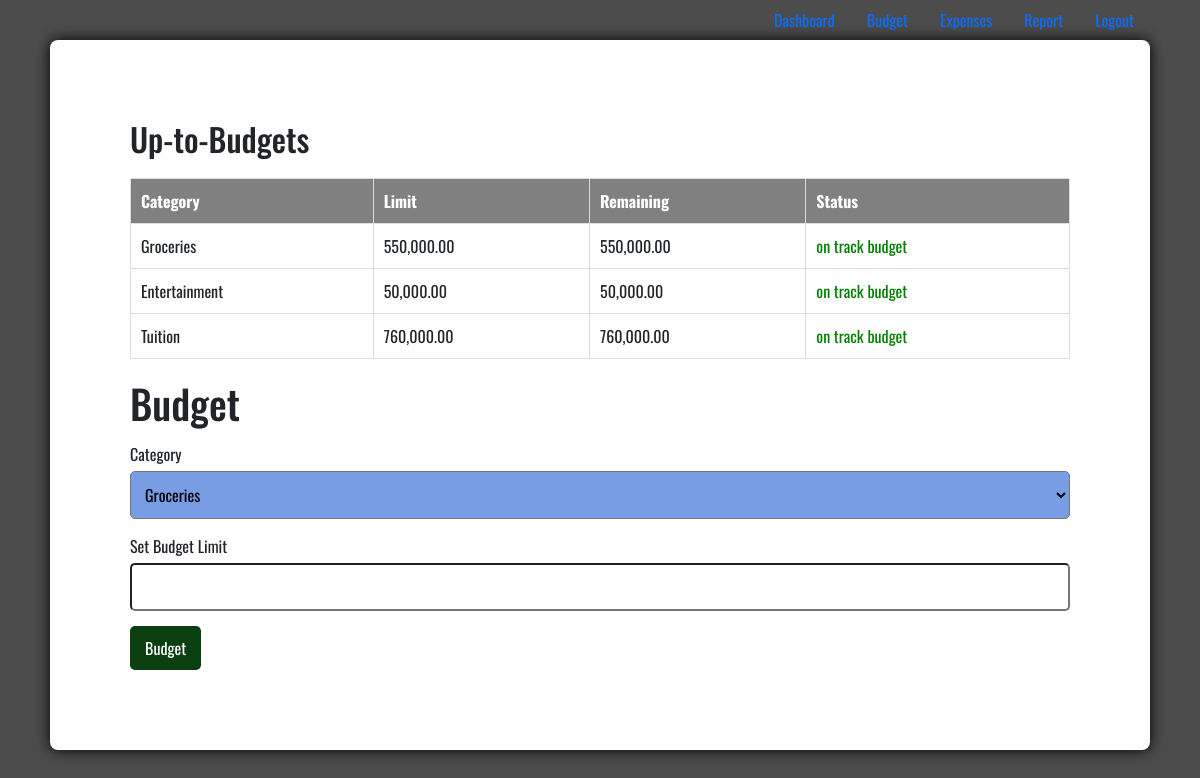
Page /budget.php (signed in) on the committed database.
### tables this page shows
CREATE TABLE `budgets` (
  `id` int(11) NOT NULL,
  `user_id` int(11) NOT NULL,
  `category` varchar(255) NOT NULL,
  `limit_amount` decimal(10,2) NOT NULL,
  `amount` decimal(10,2) NOT NULL,
  `remaining_amount` decimal(10,2) NOT NULL,
  `start_date` date NOT NULL,
  `end_date` date NOT NULL
);

### budget.php (the view, shortened to what this page needs)
<?php
require_once 'config.php';
try {
    $query = "SELECT * FROM budgets WHERE user_id = :user_id";
    $stmt = $pdo->prepare($query);
    $stmt->execute(['user_id' => $_SESSION['user_id']]);
    $budgets = $stmt->fetchAll(PDO::FETCH_ASSOC);
} catch (PDOException $e) {
    die("Error fetching budgets: " . $e->getMessage());
}
?>
<!DOCTYPE html>
<html lang="en">
<head>
   <link href="https://cdn.jsdelivr.net/npm/bootstrap@5.3.3/dist/css/bootstrap.min.css" rel="stylesheet">
   <link href="https://cdn.jsdelivr.net/npm/bootstrap@5.3.3/dist/css/bootstrap.min.css" rel="stylesheet">
   <link href="https://cdn.jsdelivr.net/npm/bootstrap@5.3.3/dist/css/bootstrap.min.css" rel="stylesheet">
   <link rel="stylesheet" href="style.css">
</head>
<body>
<ul class="nav justify-content-end">
  <li class="nav-item">
    <a class="nav-link active" aria-current="page" href="dashboard.php">Dashboard</a>
  </li>
  <li class="nav-item">
    <a class="nav-link" href="budget.php">Budget</a>
  </li>
  <li class="nav-item">
    <a class="nav-link" href="expenses.php">Expenses</a>
  </li>
  <li class="nav-item">
    <a class="nav-link" href="status.html">Report</a>
  </li>
  <li class="nav-item">
    <a class="nav-link" href="signout.php">Logout</a>
  </li>
</ul>
    <div class="container">
    <h2>Up-to-Budgets</h2>
        <table>
            <thead>
                <tr>
                    <th>Category</th>
                    <th>Limit</th>
                    <th>Remaining</th>
                    <th>Status</th>
                </tr>
            </thead>
            <tbody>
                <?php if (empty($budgets)): ?>
                    <tr>
                        <td colspan="4" style="text-align:center;">No pending budgets</td>
                    </tr>
                <?php else: ?>
                    <?php foreach ($budgets as $budget): ?>
                        <tr>
                            <td><?php echo htmlspecialchars($budget['category']); ?></td>
                            <td><?php echo number_format($budget['limit_amount'], 2); ?></td>
                            <td><?php echo number_format($budget['remaining_amount'], 2); ?></td>
                            <td>
                                <?php
                                    $percentage = ($budget['remaining_amount'] / $budget['limit_amount']) * 100;
                                    if ($percentage <= 20) {
                                        echo "<span style='color: red;'>overbudget</span>";
                                    } else {
                                        echo "<span style='color: green;'>on track budget</span>";
                                    }
                                ?>
                            </td>
                        </tr>
                    <?php endforeach; ?>
                <?php endif; ?>
            </tbody>
        </table>
        <h1>Budget</h1>
        <form method="POST">
            <div class="form-group">
                <label for="category">Category</label>
                <select name="category" id="category" required style="background-color:#789DE5">
                    <option value="Groceries">Groceries</option>
                </select>
            </div>
            <div class="form-group">
                <label for="limit">Set Budget Limit</label>
                <input type="number" step="0.01" name="limit" id="limit" required>
            </div>
            <button type="submit"  name="set_budget" class="btn btn-success">Budget</button>
        </form>
    </div>
</body>
</html>

### style.css (style rules this page uses)
* { margin: 0; padding: 0; box-sizing: border-box; font-family: "Oswald", sans-serif; font-optical-sizing: auto; font-weight: weight; font-style: normal; }
body { min-height: 100vh; padding: 0 50px; background-image: linear-gradient(rgba(0,0,0,0.7),rgba(0,0,0,0.7)); background-repeat: no-repeat; background-position: center; background-size: cover; }
.container { position: relative; max-width: 100%; width: 100%; background-color:#FFF; padding: 80px; border-radius: 8px; box-shadow: 0 0 15px rgba(0, 0, 0.1); }
table { width: 100%; border-collapse: collapse; margin: 20px 0; }
table th, table td { border: 1px solid #ddd; padding: 10px; text-align: left; }
table th { background-color: grey; color: white; }
.form-group { margin: 15px 0; }
.form-group label { display: block; margin-bottom: 5px; }
.form-group input, .form-group select { width: 100%; padding: 10px; border: 1px solidgrey; border-radius: 5px; }
.btn { background-color: #0a3f0f; color: white; padding: 10px 15px; border: none; border-radius: 5px; cursor: pointer; align-items: center; }

### rows in the picture
budgets: category "Groceries", limit_amount "550,000.00", remaining_amount "550,000.00", shows "on track budget"
budgets: category "Entertainment", limit_amount "50,000.00", remaining_amount "50,000.00", shows "on track budget"
budgets: category "Tuition", limit_amount "760,000.00", remaining_amount "760,000.00", shows "on track budget"
